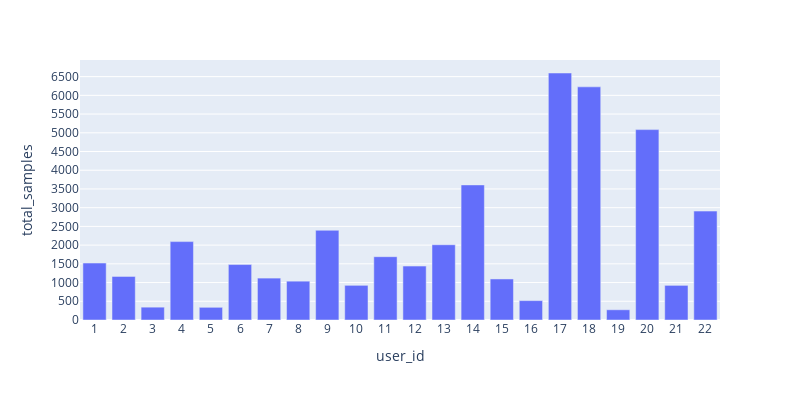

Notebook code cell kept with this figure:
### Code cell
test_samples_df = pd.DataFrame(test_df.user_id.value_counts()).reset_index()
test_samples_df.columns = ["user_id", "total_samples"]
test_samples_df = test_samples_df.sort_values("user_id")

fig = px.bar(test_samples_df, x="user_id", y="total_samples")
fig.update_xaxes(nticks=23)
fig.update_yaxes(nticks=20)
fig.update_layout(width=800, height=400)
py.offline.iplot(fig)

### Figure 1 — Plotly figure (JSON) as saved in the notebook; plotly's stock layout.template omitted (floating-point values rounded to 4 significant figures)
{"data": [{"alignmentgroup": "True", "hovertemplate": "user_id=%{x}<br>total_samples=%{y}<extra></extra>", "legendgroup": "", "marker": {"color": "#636efa"}, "name": "", "offsetgroup": "", "orientation": "v", "showlegend": false, "textposition": "auto", "type": "bar", "x": [1, 2, 3, 4, 5, 6, 7, 8, 9, 10, 11, 12, 13, 14, 15, 16, 17, 18, 19, 20, 21, 22], "xaxis": "x", "y": [1521, 1165, 343, 2094, 339, 1481, 1119, 1037, 2396, 926, 1691, 1440, 2010, 3608, 1096, 518, 6597, 6227, 273, 5085, 925, 2909], "yaxis": "y"}], "layout": {"barmode": "relative", "height": 400, "legend": {"tracegroupgap": 0}, "margin": {"t": 60}, "width": 800, "xaxis": {"anchor": "y", "autorange": true, "domain": [0, 1], "nticks": 23, "range": [0.5, 22.5], "title": {"text": "user_id"}, "type": "linear"}, "yaxis": {"anchor": "x", "autorange": true, "domain": [0, 1], "nticks": 20, "range": [0, 6944.0], "title": {"text": "total_samples"}, "type": "linear"}}}
